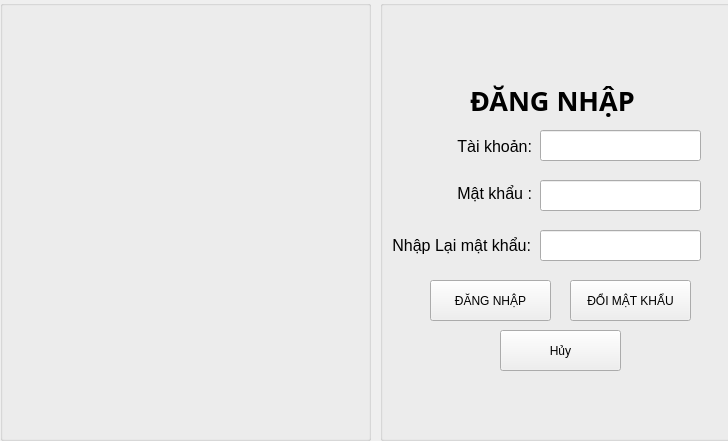
<?xml version="1.0" encoding="UTF-8"?>
<ui version="4.0">
 <class>MainWindow</class>
 <widget class="QMainWindow" name="MainWindow">
  <property name="geometry">
   <rect>
    <x>0</x>
    <y>0</y>
    <width>728</width>
    <height>441</height>
   </rect>
  </property>
  <property name="windowTitle">
   <string>MainWindow</string>
  </property>
  <widget class="QWidget" name="centralwidget">
   <widget class="QGroupBox" name="groupBox">
    <property name="geometry">
     <rect>
      <x>0</x>
      <y>0</y>
      <width>371</width>
      <height>441</height>
     </rect>
    </property>
    <property name="styleSheet">
     <string notr="true">border-image: url(:/bgr/pet haven (1).png);</string>
    </property>
    <property name="title">
     <string/>
    </property>
   </widget>
   <widget class="QGroupBox" name="groupBox_2">
    <property name="geometry">
     <rect>
      <x>380</x>
      <y>0</y>
      <width>351</width>
      <height>441</height>
     </rect>
    </property>
    <property name="styleSheet">
     <string notr="true"/>
    </property>
    <property name="title">
     <string/>
    </property>
    <widget class="QLabel" name="label">
     <property name="geometry">
      <rect>
       <x>90</x>
       <y>80</y>
       <width>181</width>
       <height>41</height>
      </rect>
     </property>
     <property name="font">
      <font>
       <family>Arial Black</family>
       <pointsize>20</pointsize>
       <weight>75</weight>
       <bold>true</bold>
      </font>
     </property>
     <property name="text">
      <string>ĐĂNG NHẬP</string>
     </property>
    </widget>
    <widget class="QLineEdit" name="tb_tk">
     <property name="geometry">
      <rect>
       <x>160</x>
       <y>130</y>
       <width>161</width>
       <height>31</height>
      </rect>
     </property>
    </widget>
    <widget class="QLineEdit" name="tb_mk">
     <property name="geometry">
      <rect>
       <x>160</x>
       <y>180</y>
       <width>161</width>
       <height>31</height>
      </rect>
     </property>
    </widget>
    <widget class="QPushButton" name="btn_dn">
     <property name="geometry">
      <rect>
       <x>50</x>
       <y>280</y>
       <width>121</width>
       <height>41</height>
      </rect>
     </property>
     <property name="text">
      <string>ĐĂNG NHẬP</string>
     </property>
    </widget>
    <widget class="QPushButton" name="btn_dmk">
     <property name="geometry">
      <rect>
       <x>190</x>
       <y>280</y>
       <width>121</width>
       <height>41</height>
      </rect>
     </property>
     <property name="text">
      <string>ĐỔI MẬT KHẨU</string>
     </property>
    </widget>
    <widget class="QLineEdit" name="lineEdit">
     <property name="geometry">
      <rect>
       <x>160</x>
       <y>230</y>
       <width>161</width>
       <height>31</height>
      </rect>
     </property>
    </widget>
    <widget class="QPushButton" name="btn_huy">
     <property name="geometry">
      <rect>
       <x>120</x>
       <y>330</y>
       <width>121</width>
       <height>41</height>
      </rect>
     </property>
     <property name="text">
      <string>Hủy</string>
     </property>
    </widget>
    <widget class="QLabel" name="label_2">
     <property name="geometry">
      <rect>
       <x>11</x>
       <y>131</y>
       <width>141</width>
       <height>31</height>
      </rect>
     </property>
     <property name="font">
      <font>
       <family>Arial</family>
       <pointsize>12</pointsize>
       <weight>50</weight>
       <bold>false</bold>
      </font>
     </property>
     <property name="text">
      <string>Tài khoản:</string>
     </property>
     <property name="alignment">
      <set>Qt::AlignRight|Qt::AlignTrailing|Qt::AlignVCenter</set>
     </property>
    </widget>
    <widget class="QLabel" name="label_4">
     <property name="geometry">
      <rect>
       <x>10</x>
       <y>230</y>
       <width>141</width>
       <height>31</height>
      </rect>
     </property>
     <property name="font">
      <font>
       <pointsize>12</pointsize>
      </font>
     </property>
     <property name="text">
      <string>Nhập Lại mật khẩu:</string>
     </property>
     <property name="alignment">
      <set>Qt::AlignRight|Qt::AlignTrailing|Qt::AlignVCenter</set>
     </property>
    </widget>
    <widget class="QLabel" name="label_3">
     <property name="geometry">
      <rect>
       <x>11</x>
       <y>183</y>
       <width>141</width>
       <height>21</height>
      </rect>
     </property>
     <property name="font">
      <font>
       <family>Arial</family>
       <pointsize>12</pointsize>
       <weight>50</weight>
       <bold>false</bold>
      </font>
     </property>
     <property name="text">
      <string>Mật khẩu :</string>
     </property>
     <property name="alignment">
      <set>Qt::AlignRight|Qt::AlignTrailing|Qt::AlignVCenter</set>
     </property>
    </widget>
   </widget>
  </widget>
  <action name="actionQL_thu_cung">
   <property name="text">
    <string>QL thu cung</string>
   </property>
  </action>
  <action name="actionQL_nhan_vien">
   <property name="text">
    <string>QL nhan vien</string>
   </property>
  </action>
 </widget>
 <resources>
  <include location="backgroudn.qrc"/>
 </resources>
 <connections/>
</ui>
